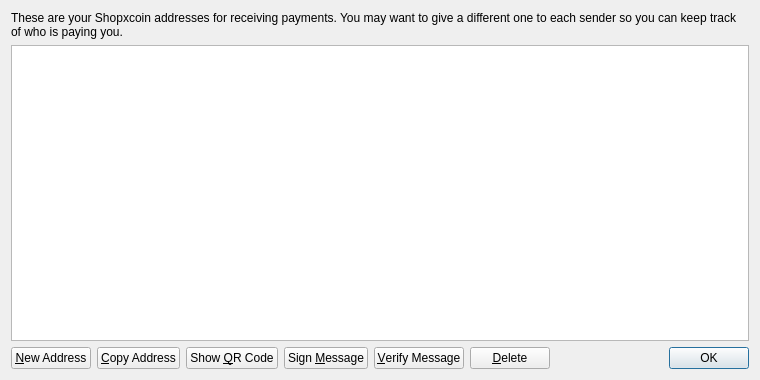
<?xml version="1.0" encoding="UTF-8"?>
<ui version="4.0">
 <class>AddressBookPage</class>
 <widget class="QWidget" name="AddressBookPage">
  <property name="geometry">
   <rect>
    <x>0</x>
    <y>0</y>
    <width>760</width>
    <height>380</height>
   </rect>
  </property>
  <property name="windowTitle">
   <string>Address Book</string>
  </property>
  <layout class="QVBoxLayout" name="verticalLayout">
   <item>
    <widget class="QLabel" name="labelExplanation">
     <property name="text">
      <string>These are your Shopxcoin addresses for receiving payments. You may want to give a different one to each sender so you can keep track of who is paying you.</string>
     </property>
     <property name="textFormat">
      <enum>Qt::PlainText</enum>
     </property>
     <property name="wordWrap">
      <bool>true</bool>
     </property>
    </widget>
   </item>
   <item>
    <widget class="QTableView" name="tableView">
     <property name="contextMenuPolicy">
      <enum>Qt::CustomContextMenu</enum>
     </property>
     <property name="toolTip">
      <string>Double-click to edit address or label</string>
     </property>
     <property name="tabKeyNavigation">
      <bool>false</bool>
     </property>
     <property name="alternatingRowColors">
      <bool>true</bool>
     </property>
     <property name="selectionMode">
      <enum>QAbstractItemView::SingleSelection</enum>
     </property>
     <property name="selectionBehavior">
      <enum>QAbstractItemView::SelectRows</enum>
     </property>
     <property name="sortingEnabled">
      <bool>true</bool>
     </property>
     <attribute name="verticalHeaderVisible">
      <bool>false</bool>
     </attribute>
    </widget>
   </item>
   <item>
    <layout class="QHBoxLayout" name="horizontalLayout">
     <item>
      <widget class="QPushButton" name="newAddressButton">
       <property name="toolTip">
        <string>Create a new address</string>
       </property>
       <property name="text">
        <string>&amp;New Address</string>
       </property>
       <property name="icon">
        <iconset resource="../bitcoin.qrc">
         <normaloff>:/icons/add</normaloff>:/icons/add</iconset>
       </property>
      </widget>
     </item>
     <item>
      <widget class="QPushButton" name="copyToClipboard">
       <property name="toolTip">
        <string>Copy the currently selected address to the system clipboard</string>
       </property>
       <property name="text">
        <string>&amp;Copy Address</string>
       </property>
       <property name="icon">
        <iconset resource="../bitcoin.qrc">
         <normaloff>:/icons/editcopy</normaloff>:/icons/editcopy</iconset>
       </property>
      </widget>
     </item>
     <item>
      <widget class="QPushButton" name="showQRCode">
       <property name="text">
        <string>Show &amp;QR Code</string>
       </property>
       <property name="icon">
        <iconset resource="../bitcoin.qrc">
         <normaloff>:/icons/qrcode</normaloff>:/icons/qrcode</iconset>
       </property>
      </widget>
     </item>
     <item>
      <widget class="QPushButton" name="signMessage">
       <property name="toolTip">
        <string>Sign a message to prove you own a Shopxcoin address</string>
       </property>
       <property name="text">
        <string>Sign &amp;Message</string>
       </property>
       <property name="icon">
        <iconset resource="../bitcoin.qrc">
         <normaloff>:/icons/edit</normaloff>:/icons/edit</iconset>
       </property>
      </widget>
     </item>
     <item>
      <widget class="QPushButton" name="verifyMessage">
       <property name="toolTip">
        <string>Verify a message to ensure it was signed with a specified Shopxcoin address</string>
       </property>
       <property name="text">
        <string>&amp;Verify Message</string>
       </property>
       <property name="icon">
        <iconset resource="../bitcoin.qrc">
         <normaloff>:/icons/transaction_0</normaloff>:/icons/transaction_0</iconset>
       </property>
      </widget>
     </item>
     <item>
      <widget class="QPushButton" name="deleteButton">
       <property name="toolTip">
        <string>Delete the currently selected address from the list</string>
       </property>
       <property name="text">
        <string>&amp;Delete</string>
       </property>
       <property name="icon">
        <iconset resource="../bitcoin.qrc">
         <normaloff>:/icons/remove</normaloff>:/icons/remove</iconset>
       </property>
      </widget>
     </item>
     <item>
      <spacer name="horizontalSpacer">
       <property name="orientation">
        <enum>Qt::Horizontal</enum>
       </property>
       <property name="sizeHint" stdset="0">
        <size>
         <width>40</width>
         <height>20</height>
        </size>
       </property>
      </spacer>
     </item>
     <item>
      <widget class="QDialogButtonBox" name="buttonBox">
       <property name="sizePolicy">
        <sizepolicy hsizetype="Maximum" vsizetype="Fixed">
         <horstretch>0</horstretch>
         <verstretch>0</verstretch>
        </sizepolicy>
       </property>
       <property name="standardButtons">
        <set>QDialogButtonBox::Ok</set>
       </property>
      </widget>
     </item>
    </layout>
   </item>
  </layout>
 </widget>
 <resources>
  <include location="../bitcoin.qrc"/>
 </resources>
 <connections/>
</ui>
